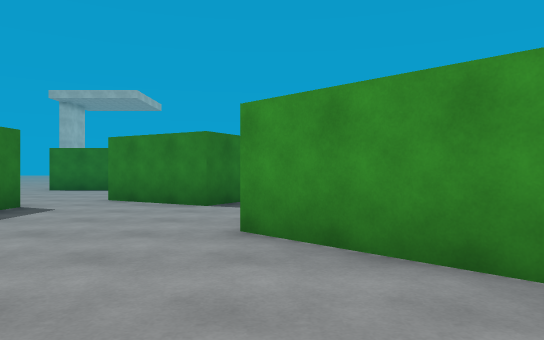
view 1 (above)

16 first-person views from a walk through a Unity game level. The camera is 1.2 m above the floor, looks level and sees 70° across. The floor is counted in squares, 2 m on a side. Each view is taken from the middle of a square. On the plan, view 1 faces up. The plan holds only what a view shows up to about 11 squares ahead; the rest is blank. The place goes on beyond the plan. The player is left out. Surface patterns are stand-ins for the level's own textures.

view 2
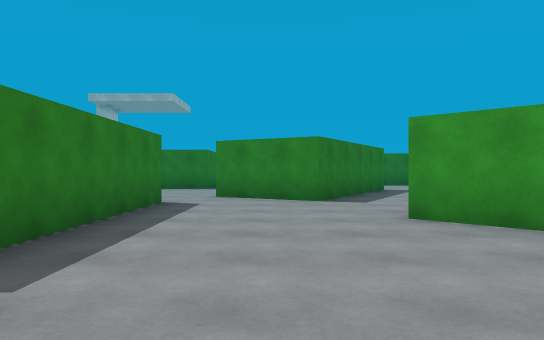

view 3
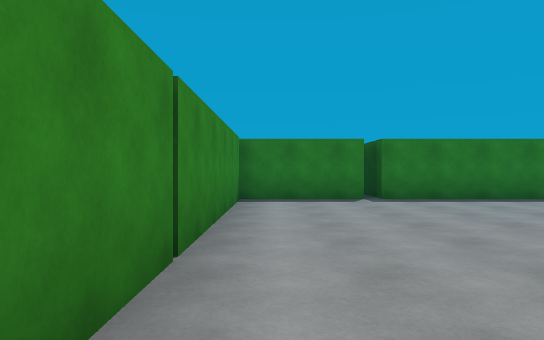

view 4
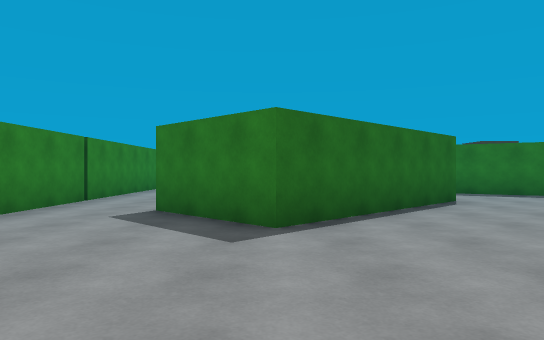

view 5
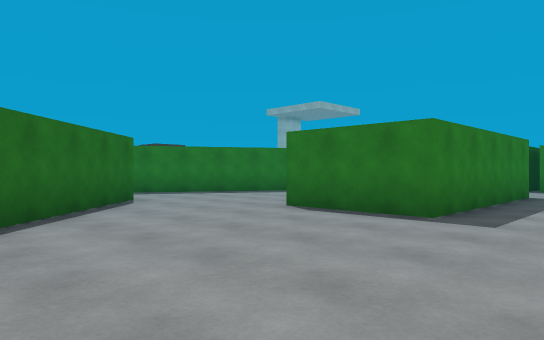

view 6
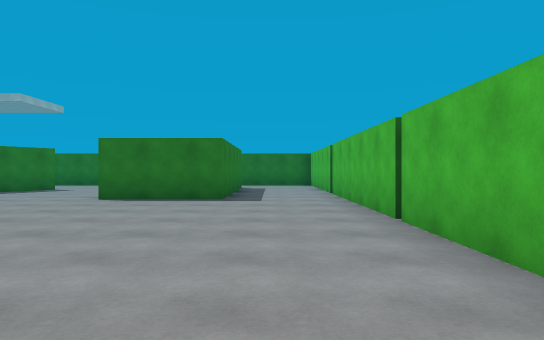

view 7
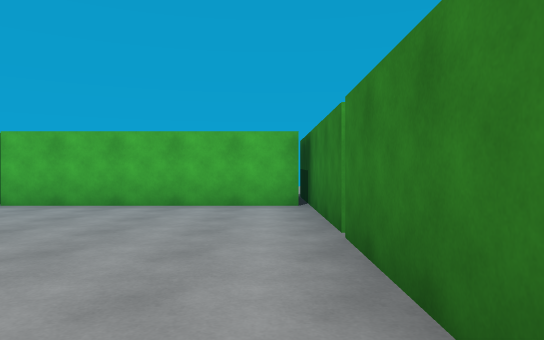

view 8
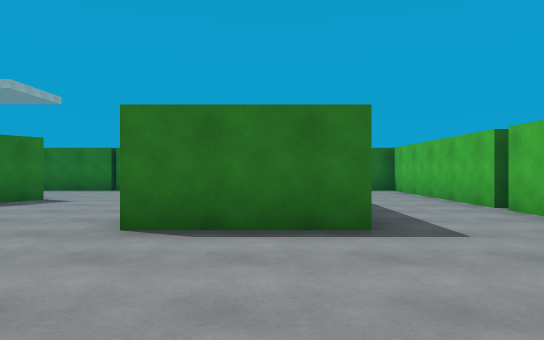

view 9
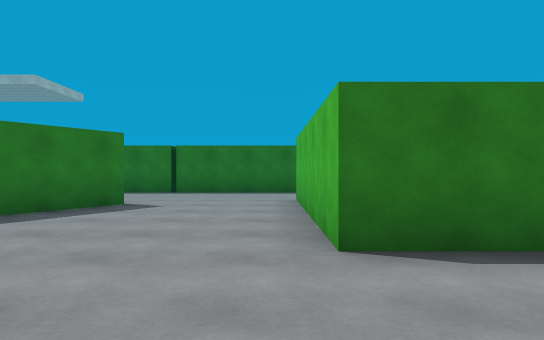

view 10
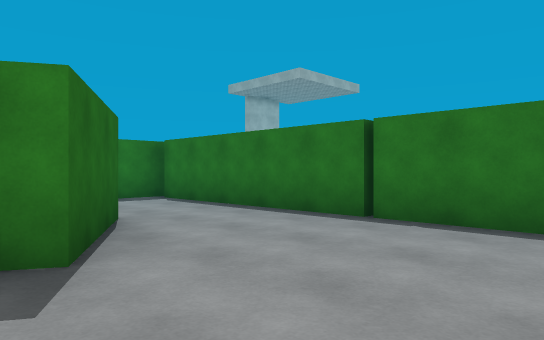

view 11
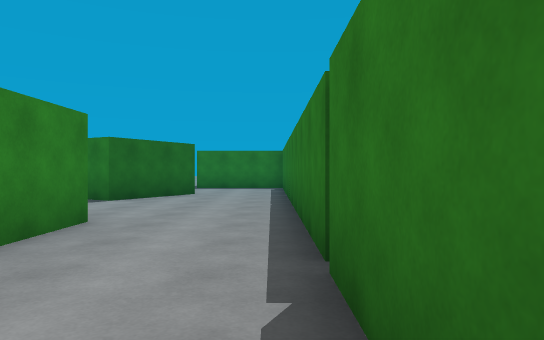

view 12
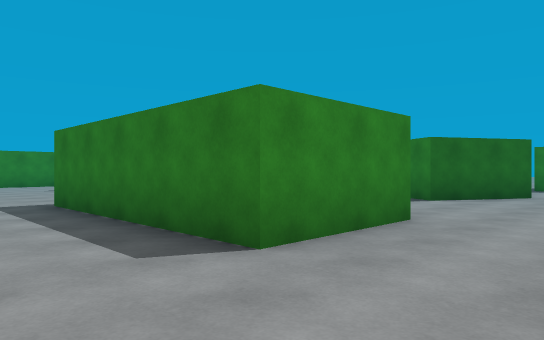

view 13
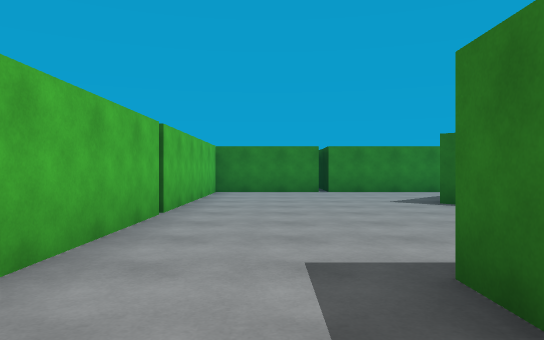

view 14
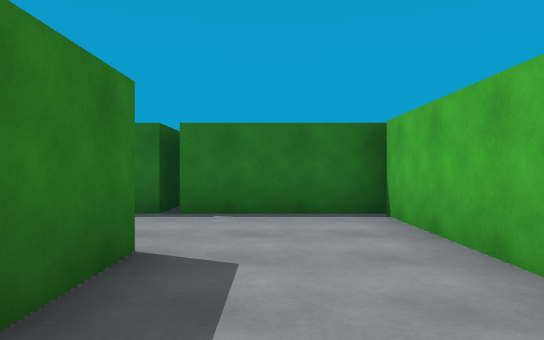

view 15
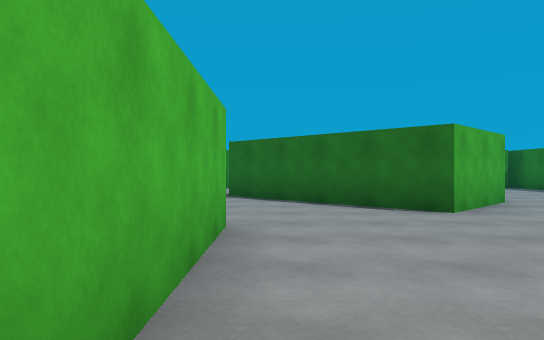

view 16
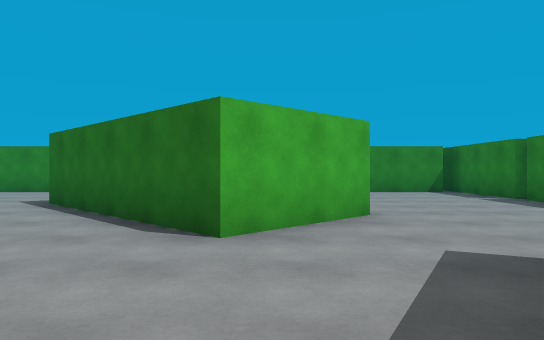

### Floor plan
Points are (right, up) in squares from view 1. A wall is a line through its corners. A room is listed if a view was taken in it or the views show most of it. See-through windows are left out.
Room 1 (views 1, 2)
walls: (-4.1, 1) (-4.1, -2); (-3.8, -1.6) (1.6, -1.6); (-1.1, 6.5) (-3.3, 7.7); (-4.1, 6.4) (-4.1, 1.3) (-5.6, 1.3)
ways out: opening at (0.8, 1) to room 2; opening at (-0.5, 5.5) to room 3; opening at (-4, 7) to room 4
Room 2 (views 3, 4, 5, 6, 7, 8, 9)
walls: (2.2, 4.9) (5, 2) (3.2, 0.2); (1.4, 2.1) (-0.3, 3.8); (7, 8.4) (7, 6.9) (4.5, 6.9); (1.6, -1.6) (9.5, -1.6) (9.5, 8.9)
ways out: opening at (0.8, 1) to room 1; opening at (3.5, 5.5) to room 3; opening at (8.5, 7.5) to room 4
Room 3 (views 10, 11, 12, 15, 16)
walls: (-0.8, 12.1) (1.4, 10.8) (-1.1, 6.5); (1.3, 15) (1.3, 14.2); (4.5, 6.9) (4.5, 11.9) (7, 11.9) (7, 9.4); (6.5, 15.5) (6.5, 14.3) (-3.7, 14.3); (9.5, 9.1) (9.5, 14.4) (6.7, 14.3); (-0.3, 3.8) (1.5, 5.6) (2.2, 4.9); (-4.1, 14.6) (-4.1, 13.5)
ways out: opening at (-0.5, 5.5) to room 1; opening at (3.5, 5.5) to room 2; opening at (-2.5, 12) to room 4; opening at (8.5, 10.5) to room 4
Room 4 (views 13, 14)
walls: (7, 9.4) (7, 8.4)
ways out: opening at (-4, 7) to room 1; opening at (8.5, 7.5) to room 2; opening at (-2.5, 12) to room 3; opening at (8.5, 10.5) to room 3

Positions as (right, up) in squares from view 1, and headings:
1: (0, 0), facing up
2: (-2, -1), facing up
3: (4, -1), facing left
4: (9, 2), facing left
5: (9, 2), facing up-left
6: (8, -1), facing up
7: (3, -1), facing right
8: (6, 3), facing up
9: (4, 4), facing up
10: (4, 10), facing up-left
11: (9, 14), facing left
12: (9, 14), facing down-left
13: (8, 9), facing down
14: (8, 9), facing up
15: (4, 11), facing down
16: (1, 9), facing down
